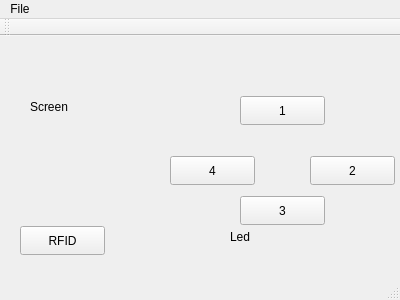
<?xml version="1.0" encoding="UTF-8"?>
<ui version="4.0">
 <class>MainWindow</class>
 <widget class="QMainWindow" name="MainWindow">
  <property name="geometry">
   <rect>
    <x>0</x>
    <y>0</y>
    <width>400</width>
    <height>300</height>
   </rect>
  </property>
  <property name="windowTitle">
   <string>MainWindow</string>
  </property>
  <widget class="QWidget" name="centralWidget">
   <widget class="QPushButton" name="pushButton">
    <property name="geometry">
     <rect>
      <x>240</x>
      <y>60</y>
      <width>85</width>
      <height>29</height>
     </rect>
    </property>
    <property name="text">
     <string>1</string>
    </property>
   </widget>
   <widget class="QPushButton" name="pushButton_2">
    <property name="geometry">
     <rect>
      <x>170</x>
      <y>120</y>
      <width>85</width>
      <height>29</height>
     </rect>
    </property>
    <property name="text">
     <string>4</string>
    </property>
   </widget>
   <widget class="QPushButton" name="pushButton_3">
    <property name="geometry">
     <rect>
      <x>240</x>
      <y>160</y>
      <width>85</width>
      <height>29</height>
     </rect>
    </property>
    <property name="text">
     <string>3</string>
    </property>
   </widget>
   <widget class="QPushButton" name="pushButton_4">
    <property name="geometry">
     <rect>
      <x>310</x>
      <y>120</y>
      <width>85</width>
      <height>29</height>
     </rect>
    </property>
    <property name="text">
     <string>2</string>
    </property>
   </widget>
   <widget class="QLabel" name="label">
    <property name="geometry">
     <rect>
      <x>230</x>
      <y>190</y>
      <width>66</width>
      <height>21</height>
     </rect>
    </property>
    <property name="text">
     <string>Led</string>
    </property>
   </widget>
   <widget class="QLabel" name="label_2">
    <property name="geometry">
     <rect>
      <x>30</x>
      <y>60</y>
      <width>66</width>
      <height>21</height>
     </rect>
    </property>
    <property name="text">
     <string>Screen</string>
    </property>
   </widget>
   <widget class="QPushButton" name="pushButton_5">
    <property name="geometry">
     <rect>
      <x>20</x>
      <y>190</y>
      <width>85</width>
      <height>29</height>
     </rect>
    </property>
    <property name="text">
     <string>RFID</string>
    </property>
   </widget>
  </widget>
  <widget class="QMenuBar" name="menuBar">
   <property name="geometry">
    <rect>
     <x>0</x>
     <y>0</y>
     <width>400</width>
     <height>26</height>
    </rect>
   </property>
   <widget class="QMenu" name="menuFile">
    <property name="title">
     <string>File</string>
    </property>
    <addaction name="actionOpenProject"/>
   </widget>
   <addaction name="menuFile"/>
  </widget>
  <widget class="QToolBar" name="mainToolBar">
   <attribute name="toolBarArea">
    <enum>TopToolBarArea</enum>
   </attribute>
   <attribute name="toolBarBreak">
    <bool>false</bool>
   </attribute>
  </widget>
  <widget class="QStatusBar" name="statusBar"/>
  <action name="actionOpenProject">
   <property name="text">
    <string>Open project</string>
   </property>
  </action>
 </widget>
 <layoutdefault spacing="6" margin="11"/>
 <resources/>
 <connections/>
</ui>
